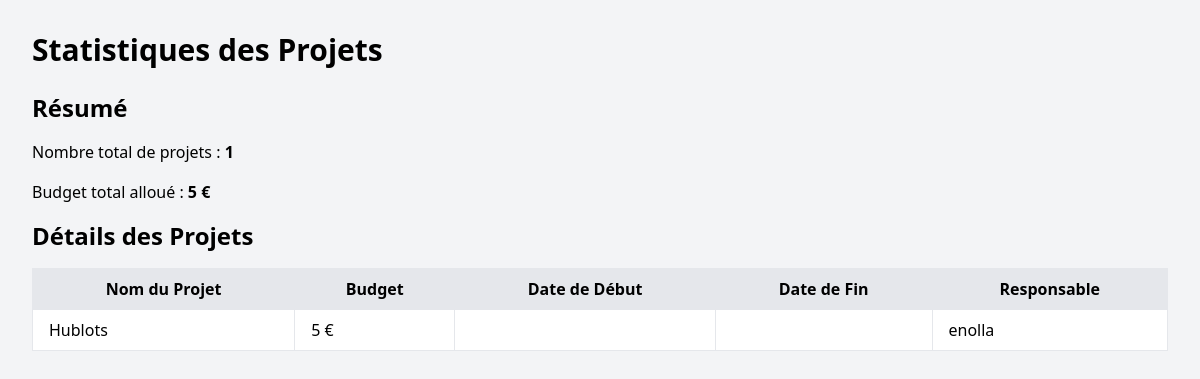
The page /admin/statistiques.php (signed in) on the database its author committed.
### tables this page shows
CREATE TABLE `projets` (
  `id` int(11) NOT NULL,
  `nom_projet` varchar(255) DEFAULT NULL,
  `description` text DEFAULT NULL,
  `budget` float DEFAULT NULL,
  `date_debut` date DEFAULT NULL,
  `date_fin` date DEFAULT NULL,
  `responsable_id` int(11) DEFAULT NULL,
  `date_creation` timestamp NOT NULL DEFAULT current_timestamp()
);

CREATE TABLE `utilisateurs` (
  `id` int(11) NOT NULL,
  `nom` varchar(100) DEFAULT NULL,
  `email` varchar(100) DEFAULT NULL,
  `mot_de_passe` varchar(255) DEFAULT NULL,
  `role` enum('product_owner','admin','scrum_master','developpeur','autre_role') NOT NULL,
  `date_creation` timestamp NOT NULL DEFAULT current_timestamp()
);

### admin/statistiques.php (the view, shortened to what this page needs)
<?php
include 'includes/db.php';
$stmt = $pdo->query("
    SELECT p.nom_projet, p.budget, p.date_debut, p.date_fin, u.nom AS responsable_nom
    FROM projets p
    LEFT JOIN utilisateurs u ON p.responsable_id = u.id
");
$projets = $stmt->fetchAll(PDO::FETCH_ASSOC);
$totalBudget = 0;
$nombreProjets = count($projets);
foreach ($projets as $projet) {
    $totalBudget += $projet['budget'];
}
?>
<!DOCTYPE html>
<html lang="fr">
<head>
    <script src="https://cdn.tailwindcss.com"></script>
</head>
<body class="bg-gray-100">
    <div class="max-w-7xl mx-auto p-8">
        <h1 class="text-3xl font-bold mb-6">Statistiques des Projets</h1>
        <h2 class="text-2xl font-bold mb-4">Résumé</h2>
        <p class="mb-4">Nombre total de projets : <strong><?php echo $nombreProjets; ?></strong></p>
        <p class="mb-4">Budget total alloué : <strong><?php echo $totalBudget; ?> €</strong></p>
        <h2 class="text-2xl font-bold mb-4">Détails des Projets</h2>
        <table class="min-w-full bg-white border rounded">
            <thead>
                <tr class="bg-gray-200">
                    <th class="py-2 px-4 border">Nom du Projet</th>
                    <th class="py-2 px-4 border">Budget</th>
                    <th class="py-2 px-4 border">Date de Début</th>
                    <th class="py-2 px-4 border">Date de Fin</th>
                    <th class="py-2 px-4 border">Responsable</th>
                </tr>
            </thead>
            <tbody>
                <?php foreach ($projets as $projet): ?>
                    <tr>
                        <td class="py-2 px-4 border"><?php echo htmlspecialchars($projet['nom_projet']); ?></td>
                        <td class="py-2 px-4 border"><?php echo htmlspecialchars($projet['budget']); ?> €</td>
                        <td class="py-2 px-4 border"><?php echo $projet['date_debut']; ?></td>
                        <td class="py-2 px-4 border"><?php echo $projet['date_fin']; ?></td>
                        <td class="py-2 px-4 border"><?php echo htmlspecialchars($projet['responsable_nom']); ?></td>
                    </tr>
                <?php endforeach; ?>
            </tbody>
        </table>
    </div>
</body>
</html>

### rows shown on the page
projets: nom_projet "Hublots", budget "5", responsable.nom "enolla"

### other values the page prints
$nombreProjets "1"
$totalBudget "5"
